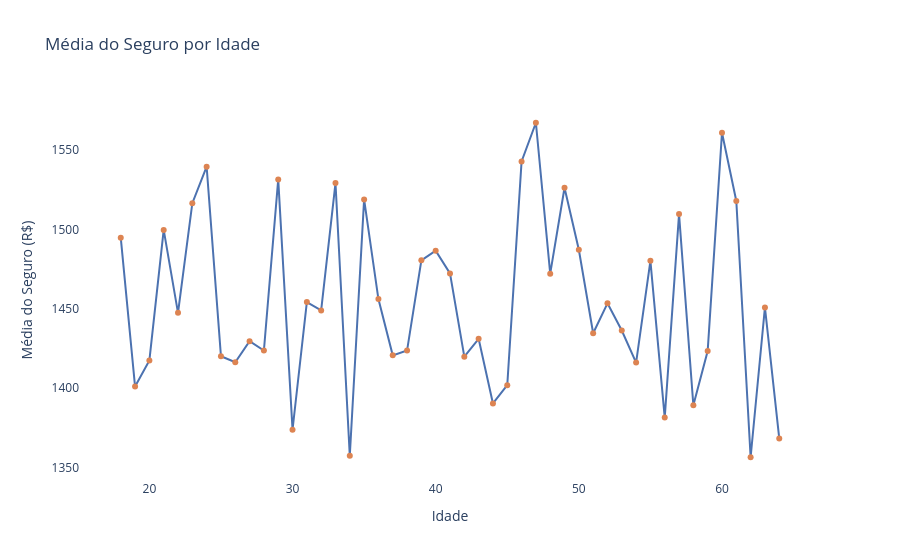

The cell this chart's notebook holds for it:
### Markdown cell above
## 6. Média do Seguro por Idade (linha)

### Code cell
media_por_idade = df.groupby('Age')['Insurance'].mean().reset_index()

fig = px.line(
    media_por_idade,
    x='Age', y='Insurance',
    markers=True,
    title='Média do Seguro por Idade',
    labels={'Age': 'Idade', 'Insurance': 'Média do Seguro (R$)'}
)
fig.update_traces(line_color='#4C72B0', marker_color='#DD8452')
fig.update_layout(plot_bgcolor='white')
fig.show()

# Calcula a média de seguro para cada idade individualmente (18, 19, 20... até 64)
# o resultado é um gráfico de linha que mostra a evolução ano a ano
# Isso revela padrões mais finos, pois anomalias em idades específicas ficam visíveis aqui mas
# seriam mascaradas pelo agrupamento em faixas

### Figure 1 — Plotly figure (JSON) as saved in the notebook; plotly's stock layout.template omitted (floating-point values rounded to 4 significant figures)
{"data": [{"hovertemplate": "Idade=%{x}<br>Média do Seguro (R$)=%{y}<extra></extra>", "legendgroup": "", "line": {"color": "#4C72B0", "dash": "solid"}, "marker": {"color": "#DD8452", "symbol": "circle"}, "mode": "lines+markers", "name": "", "orientation": "v", "showlegend": false, "type": "scatter", "x": [18, 19, 20, 21, 22, 23, 24, 25, 26, 27, 28, 29, 30, 31, 32, 33, 34, 35, 36, 37, 38, 39, 40, 41, 42, 43, 44, 45, 46, 47, 48, 49, 50, 51, 52, 53, 54, 55, 56, 57, 58, 59, 60, 61, 62, 63, 64], "xaxis": "x", "y": [1495.0, 1401.0, 1417.0, 1500.0, 1447.0, 1516.0, 1539.0, 1420.0, 1416.0, 1429.0, 1424.0, 1531.0, 1374.0, 1454.0, 1449.0, 1529.0, 1357.0, 1519.0, 1456.0, 1421.0, 1424.0, 1480.0, 1487.0, 1472.0, 1420.0, 1431.0, 1390.0, 1402.0, 1543.0, 1567.0, 1472.0, 1526.0, 1487.0, 1435.0, 1453.0, 1436.0, 1416.0, 1480.0, 1381.0, 1510.0, 1389.0, 1423.0, 1561.0, 1518.0, 1356.0, 1451.0, 1368.0], "yaxis": "y"}], "layout": {"legend": {"tracegroupgap": 0}, "plot_bgcolor": "white", "title": {"text": "Média do Seguro por Idade"}, "xaxis": {"anchor": "y", "domain": [0, 1], "title": {"text": "Idade"}}, "yaxis": {"anchor": "x", "domain": [0, 1], "title": {"text": "Média do Seguro (R$)"}}}}
